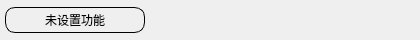
<?xml version="1.0" encoding="UTF-8"?>
<ui version="4.0">
 <class>ModuleDKSItem</class>
 <widget class="QFrame" name="ModuleDKSItem">
  <property name="geometry">
   <rect>
    <x>0</x>
    <y>0</y>
    <width>420</width>
    <height>40</height>
   </rect>
  </property>
  <property name="windowTitle">
   <string notr="true">Frame</string>
  </property>
  <property name="toolTip">
   <string notr="true"/>
  </property>
  <property name="statusTip">
   <string notr="true"/>
  </property>
  <widget class="QPushButton" name="pushButton_FuncKey">
   <property name="geometry">
    <rect>
     <x>5</x>
     <y>7</y>
     <width>140</width>
     <height>26</height>
    </rect>
   </property>
   <property name="minimumSize">
    <size>
     <width>112</width>
     <height>26</height>
    </size>
   </property>
   <property name="maximumSize">
    <size>
     <width>140</width>
     <height>26</height>
    </size>
   </property>
   <property name="cursor">
    <cursorShape>PointingHandCursor</cursorShape>
   </property>
   <property name="styleSheet">
    <string notr="true">QPushButton{min-height:24px;max-height:24px;min-width:110px; border-radius:10px;border: 1px solid black;}</string>
   </property>
   <property name="text">
    <string>未设置功能</string>
   </property>
  </widget>
  <widget class="QLabel" name="labelSwitch3">
   <property name="geometry">
    <rect>
     <x>317</x>
     <y>10</y>
     <width>20</width>
     <height>20</height>
    </rect>
   </property>
   <property name="maximumSize">
    <size>
     <width>20</width>
     <height>16777215</height>
    </size>
   </property>
   <property name="cursor">
    <cursorShape>PointingHandCursor</cursorShape>
   </property>
   <property name="toolTip">
    <string notr="true"/>
   </property>
   <property name="styleSheet">
    <string notr="true">background-color:transparent;</string>
   </property>
   <property name="text">
    <string notr="true"/>
   </property>
   <property name="pixmap">
    <pixmap resource="../res.qrc">:/images/k/ic_add.png</pixmap>
   </property>
  </widget>
  <widget class="QLabel" name="labelSwitch2">
   <property name="geometry">
    <rect>
     <x>242</x>
     <y>10</y>
     <width>20</width>
     <height>20</height>
    </rect>
   </property>
   <property name="cursor">
    <cursorShape>PointingHandCursor</cursorShape>
   </property>
   <property name="toolTip">
    <string notr="true"/>
   </property>
   <property name="styleSheet">
    <string notr="true">background-color:transparent;</string>
   </property>
   <property name="text">
    <string notr="true"/>
   </property>
   <property name="pixmap">
    <pixmap resource="../res.qrc">:/images/k/ic_add.png</pixmap>
   </property>
  </widget>
  <widget class="QLabel" name="labelSwitch4">
   <property name="geometry">
    <rect>
     <x>392</x>
     <y>10</y>
     <width>20</width>
     <height>20</height>
    </rect>
   </property>
   <property name="cursor">
    <cursorShape>PointingHandCursor</cursorShape>
   </property>
   <property name="toolTip">
    <string notr="true"/>
   </property>
   <property name="styleSheet">
    <string notr="true">background-color:transparent;</string>
   </property>
   <property name="text">
    <string notr="true"/>
   </property>
   <property name="pixmap">
    <pixmap resource="../res.qrc">:/images/k/ic_add.png</pixmap>
   </property>
  </widget>
  <widget class="QLabel" name="labelSwitch1">
   <property name="geometry">
    <rect>
     <x>167</x>
     <y>10</y>
     <width>20</width>
     <height>20</height>
    </rect>
   </property>
   <property name="cursor">
    <cursorShape>PointingHandCursor</cursorShape>
   </property>
   <property name="toolTip">
    <string notr="true"/>
   </property>
   <property name="styleSheet">
    <string notr="true">background-color:transparent;</string>
   </property>
   <property name="text">
    <string notr="true"/>
   </property>
   <property name="pixmap">
    <pixmap resource="../res.qrc">:/images/k/ic_add.png</pixmap>
   </property>
  </widget>
 </widget>
 <resources>
  <include location="../res.qrc"/>
 </resources>
 <connections/>
</ui>
